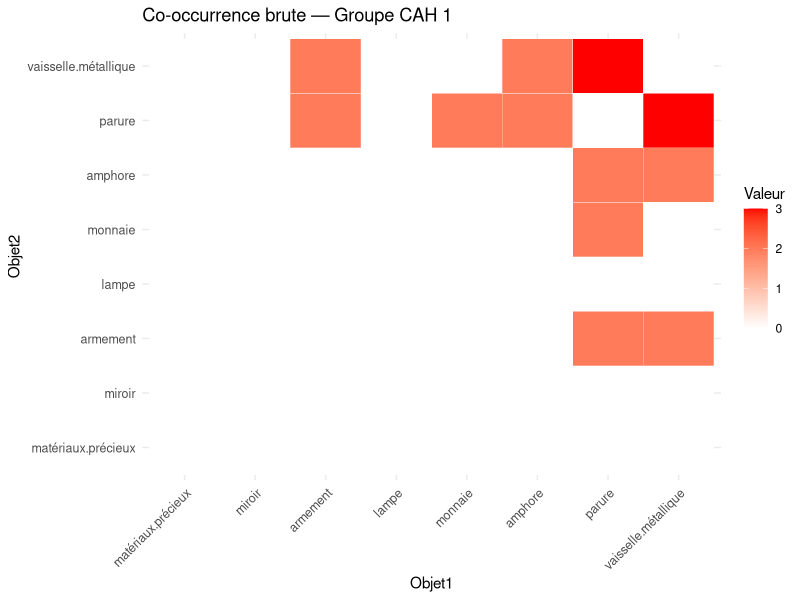
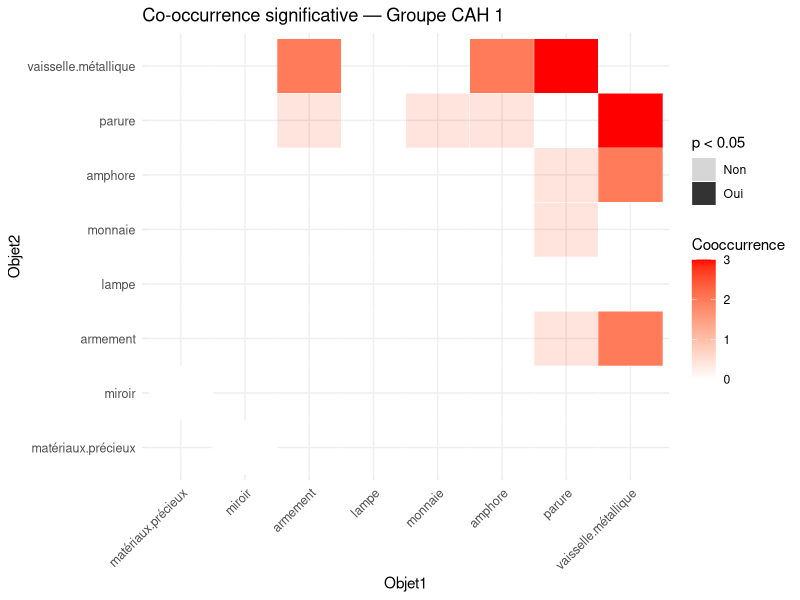
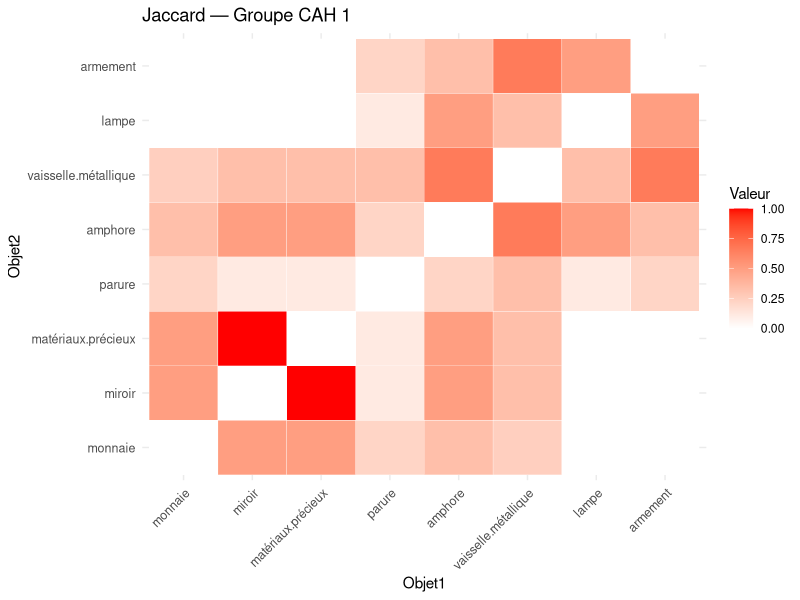
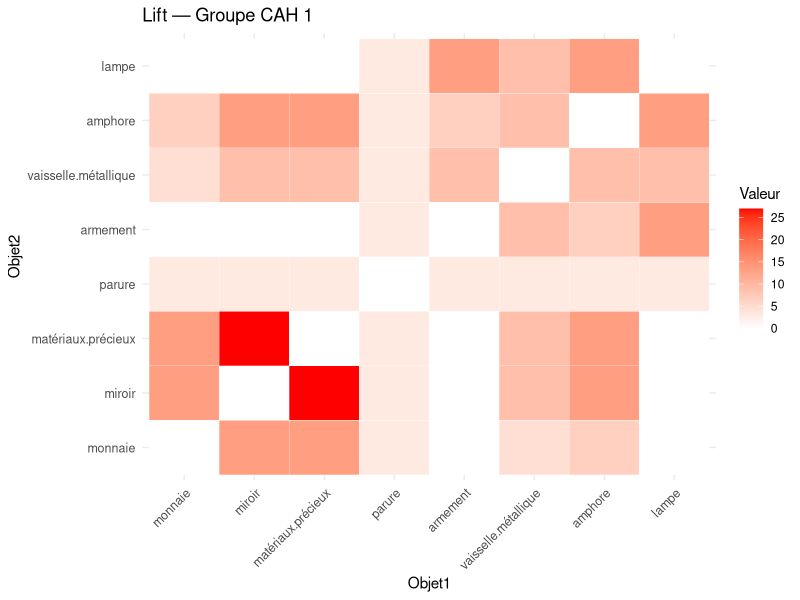
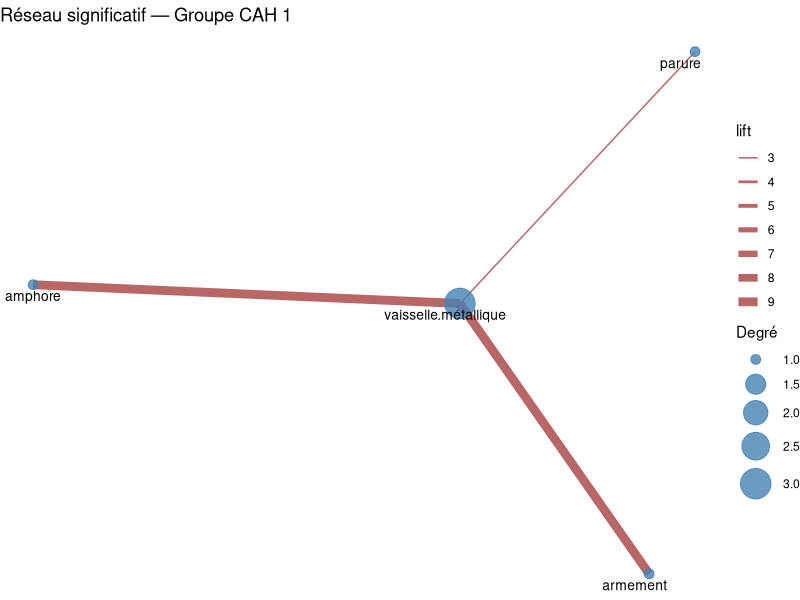
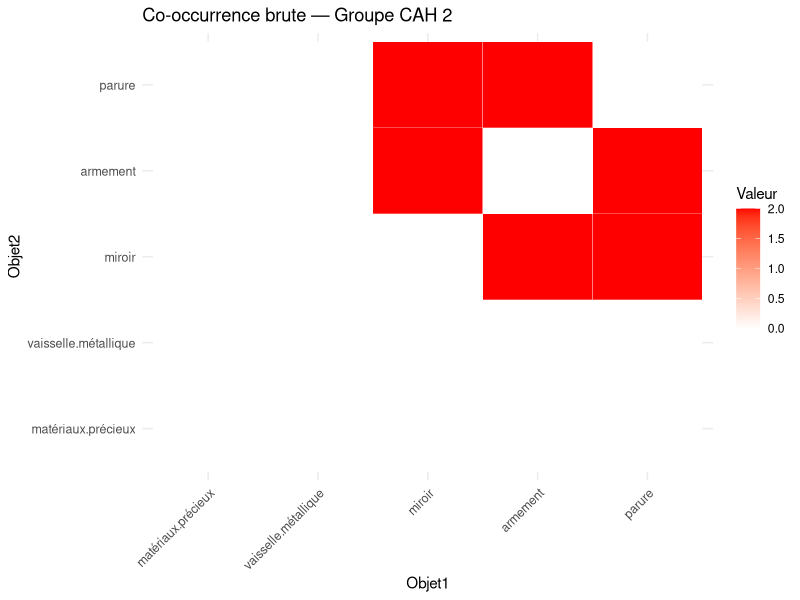
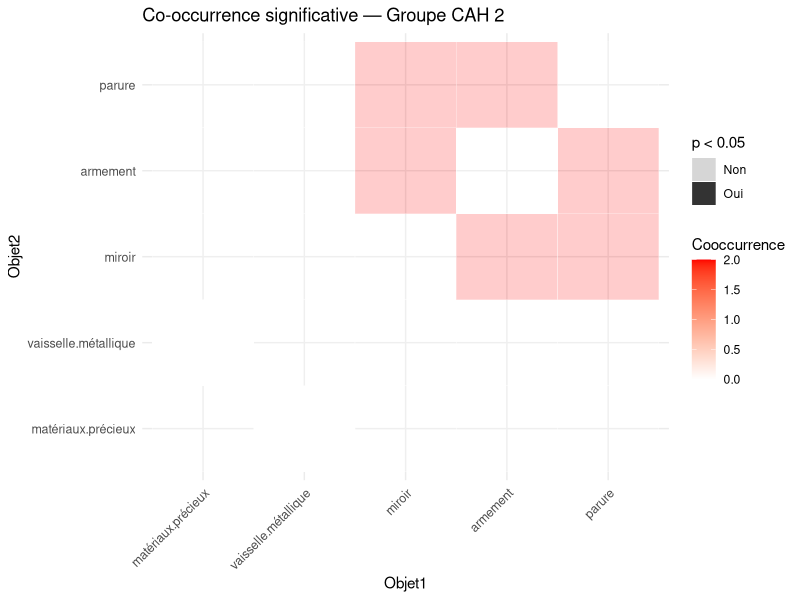
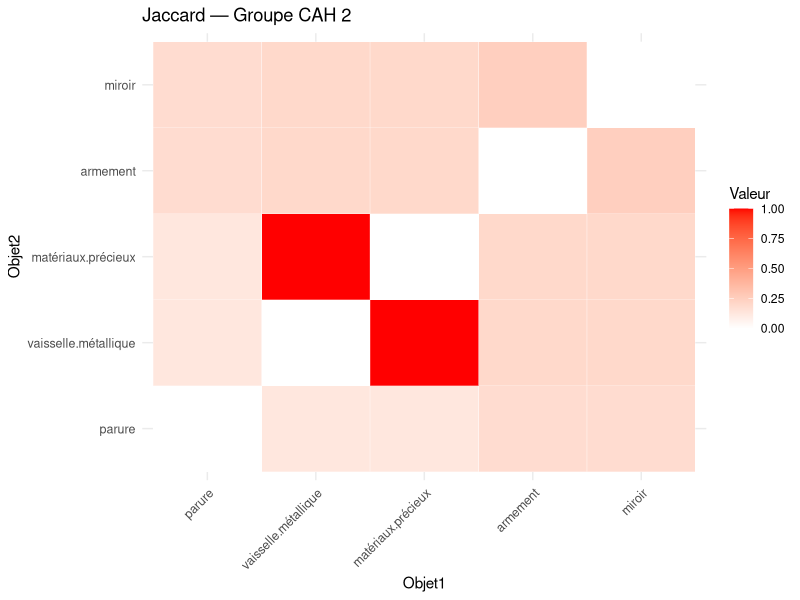

Write R code to recreate these figures, in order.
####
# Analyse des cooccurrences par groupe CAH — Gaule du nord
# Protocole : Cooccurrence + Jaccard + Lift + Fisher/Chi² + Réseau
#
# Contexte : "groupe_cah" désigne ici le groupe d'appartenance de chaque tombe
# issu d'une Classification Ascendante Hiérarchique menée en amont (dans un
# autre script), et utilisé comme proxy du statut social. Ce script analyse,
# au sein de chaque groupe CAH, quels marqueurs de statut (amphore, monnaie,
# armement, etc.) ont tendance à apparaître ensemble dans les mêmes tombes.
####

# ============================================================
# 0. CHARGEMENT DES PACKAGES
# ============================================================
library(dplyr)
library(tidyr)
library(igraph)
library(ggraph)
library(ggplot2)
library(reshape2)


# ============================================================
# 1. CHARGEMENT DES DONNÉES
# ============================================================

# IMPORTANT : avant d'exécuter ce script, définir le dossier de travail sur le
# sous-dossier de ce contexte (celui qui contient data/, scripts/ et
# resultats/). Dans RStudio : menu Session > Set Working Directory >
# Choose Directory... puis sélectionner ce dossier. Voir le README pour le détail.

# NB : contrairement aux scripts d'analyse de réseau par sexe/âge, ce script
# ne part pas des données générales du corpus (via source()) mais lit
# directement un tableau déjà préparé, contenant pour chaque tombe son groupe
# CAH et des indicateurs binaires de présence/absence de chaque marqueur de
# statut.
df <- read.csv2("data/cah_gaule_nord.csv",
                header = TRUE,
                encoding = "utf8",
                row.names = "ID")

# Liste des marqueurs de statut social étudiés (colonnes binaires 0/1 du
# tableau ci-dessus, une colonne par type d'objet)
vars_binaires <- c("amphore", "monnaie", "lampe", "armement",
                   "parure", "strigile", "instrument.de.toilette",
                   "miroir", "vaisselle.métallique",
                   "vaisselle.en.verre", "matériaux.précieux",
                   "char", "lit.funéraire", "instrument.écriture")

# Dossier de sortie
dir.create("resultats/cooccurrence_cah", showWarnings = FALSE, recursive = TRUE)


# ============================================================
# 2. FONCTIONS DE CALCUL DES INDICES DE COOCCURRENCE
# ============================================================
# Mêmes principes que dans les scripts d'analyse de réseau par sexe/âge (voir
# ces scripts pour le détail des explications), mais réécrits ici de façon
# plus compacte et appliqués directement à une matrice binaire déjà construite
# (pas de pivot_wider nécessaire, la matrice existe déjà sous cette forme).

# --- Cooccurrence brute ---
compute_cooc <- function(mat) {
  cooc <- t(mat) %*% mat
  diag(cooc) <- 0
  return(cooc)
}

# --- Indice de Jaccard ---
compute_jaccard <- function(mat) {
  n_objets <- ncol(mat)
  jaccard <- matrix(0, n_objets, n_objets)
  rownames(jaccard) <- colnames(jaccard) <- colnames(mat)
  
  for (i in 1:n_objets) {
    for (j in 1:n_objets) {
      if (i != j) {
        intersection <- sum(mat[,i] & mat[,j])
        union        <- sum(mat[,i] | mat[,j])
        jaccard[i,j] <- ifelse(union > 0, intersection / union, 0)
      }
    }
  }
  return(jaccard)
}

# --- Lift ---
compute_lift <- function(mat, cooc) {
  n <- nrow(mat)
  freq <- colSums(mat) / n
  n_objets <- ncol(mat)
  
  lift <- matrix(0, n_objets, n_objets)
  rownames(lift) <- colnames(lift) <- colnames(mat)
  
  for (i in 1:n_objets) {
    for (j in 1:n_objets) {
      if (i != j) {
        pxy  <- cooc[i,j] / n
        pxpy <- freq[i] * freq[j]
        lift[i,j] <- ifelse(pxpy > 0, pxy / pxpy, 0)
      }
    }
  }
  return(lift)
}

# --- Test statistique (Fisher ou Chi² selon les effectifs attendus) ---
compute_pvalue <- function(mat) {
  n_objets <- ncol(mat)
  pval <- matrix(1, n_objets, n_objets)
  rownames(pval) <- colnames(pval) <- colnames(mat)
  
  for (i in 1:(n_objets - 1)) {
    for (j in (i + 1):n_objets) {
      a <- sum(mat[,i] & mat[,j])
      b <- sum(mat[,i] & !mat[,j])
      c <- sum(!mat[,i] & mat[,j])
      d <- sum(!mat[,i] & !mat[,j])
      
      tab <- matrix(c(a, b, c, d), nrow = 2)
      expected <- suppressWarnings(chisq.test(tab)$expected)
      
      p <- tryCatch({
        if (any(expected < 5)) {
          fisher.test(tab)$p.value
        } else {
          chisq.test(tab, correct = TRUE)$p.value
        }
      }, error = function(e) 1)
      
      pval[i,j] <- pval[j,i] <- p
    }
  }
  return(pval)
}


# ============================================================
# 3. FONCTIONS DE VISUALISATION
# ============================================================

# --- Heatmap brute, réordonnée par classification hiérarchique ---
plot_heatmap <- function(mat, title = "Heatmap") {
  hc      <- hclust(as.dist(max(mat, na.rm = TRUE) - mat))
  mat_ord <- mat[hc$order, hc$order]
  df_plot <- as.data.frame(as.table(mat_ord))
  names(df_plot) <- c("Objet1", "Objet2", "Valeur")
  
  ggplot(df_plot, aes(x = Objet1, y = Objet2, fill = Valeur)) +
    geom_tile(color = "white") +
    scale_fill_gradient(low = "white", high = "red") +
    theme_minimal() +
    theme(axis.text.x = element_text(angle = 45, hjust = 1, size = 9),
          axis.text.y = element_text(size = 9)) +
    labs(title = title, fill = "Valeur")
}

# --- Heatmap avec transparence sur les paires non significatives ---
plot_heatmap_signif <- function(cooc_mat, pval_mat, alpha = 0.05,
                                title = "Cooccurrences significatives") {
  hc       <- hclust(as.dist(max(cooc_mat, na.rm = TRUE) - cooc_mat))
  cooc_ord <- cooc_mat[hc$order, hc$order]
  pval_ord <- pval_mat[hc$order, hc$order]
  
  df_cooc <- as.data.frame(as.table(cooc_ord))
  df_pval <- as.data.frame(as.table(pval_ord))
  names(df_cooc) <- c("Objet1", "Objet2", "Cooccurrence")
  names(df_pval) <- c("Objet1", "Objet2", "Pvalue")
  
  df_plot <- df_cooc %>%
    left_join(df_pval, by = c("Objet1", "Objet2")) %>%
    mutate(Significatif = ifelse(!is.na(Pvalue) & Pvalue < alpha, "Oui", "Non"))
  
  ggplot(df_plot, aes(x = Objet1, y = Objet2, fill = Cooccurrence, alpha = Significatif)) +
    geom_tile(color = "white") +
    scale_fill_gradient(low = "white", high = "red") +
    scale_alpha_manual(values = c("Non" = 0.2, "Oui" = 1)) +
    theme_minimal() +
    theme(axis.text.x = element_text(angle = 45, hjust = 1, size = 9),
          axis.text.y = element_text(size = 9)) +
    labs(title = title, fill = "Cooccurrence", alpha = paste("p <", alpha))
}

# --- Réseau des cooccurrences significatives ---
# Contrairement aux scripts sexe/âge, la construction des arêtes se fait ici
# par double boucle explicite plutôt que par filtrage d'un tableau complet —
# fonctionnellement équivalent, juste une autre façon d'écrire la même logique.
plot_reseau <- function(cooc_mat, lift_mat, pval_mat,
                        min_cooc = 2, alpha = 0.05, title = "Réseau") {
  edges <- data.frame()
  n     <- ncol(cooc_mat)
  
  for (i in 1:(n - 1)) {
    for (j in (i + 1):n) {
      if (cooc_mat[i,j] >= min_cooc &&
          !is.na(pval_mat[i,j]) &&
          pval_mat[i,j] < alpha) {
        edges <- rbind(edges, data.frame(
          from = rownames(cooc_mat)[i],
          to   = colnames(cooc_mat)[j],
          cooc = cooc_mat[i,j],
          lift = lift_mat[i,j],
          pval = pval_mat[i,j]
        ))
      }
    }
  }
  
  if (nrow(edges) == 0) {
    cat("Aucun lien significatif avec min_cooc =", min_cooc, "\n")
    return(NULL)
  }
  
  g <- graph_from_data_frame(edges, directed = FALSE)
  V(g)$degre       <- degree(g)
  V(g)$betweenness <- betweenness(g)
  V(g)$closeness   <- closeness(g)
  
  centralite <- data.frame(
    objet       = V(g)$name,
    degre       = V(g)$degre,
    betweenness = V(g)$betweenness,
    closeness   = V(g)$closeness
  ) %>% arrange(desc(degre))
  
  cat("\n--- Centralité du réseau ---\n")
  print(centralite)
  
  set.seed(123)
  p <- ggraph(g, layout = "fr") +
    geom_edge_link(aes(width = lift), alpha = 0.6, color = "darkred") +
    geom_node_point(aes(size = degre), color = "steelblue", alpha = 0.8) +
    geom_node_text(aes(label = name), repel = TRUE, size = 3.5) +
    scale_edge_width(range = c(0.5, 3)) +
    scale_size_continuous(range = c(3, 10)) +
    theme_void() +
    labs(title = title, size = "Degré")
  
  return(list(plot = p, centralite = centralite, edges = edges))
}


# ============================================================
# 4. FONCTION PRINCIPALE : ANALYSE D'UN GROUPE CAH
# ============================================================
analyser_groupe_cah <- function(df, groupe, min_cooc = 2, alpha = 0.05) {
  
  cat("\n============================\n")
  cat("Groupe CAH :", groupe, "\n")
  cat("============================\n")
  
  # --- 4.1 Filtrage sur le groupe et construction de la matrice binaire ---
  df_g <- df %>%
    filter(groupe_cah == groupe) %>%
    select(all_of(vars_binaires))
  
  mat <- as.matrix(df_g)
  mat <- (mat > 0) * 1  # Binarisation stricte (au cas où certaines valeurs seraient > 1)
  
  # Suppression des marqueurs jamais présents dans ce groupe (colonnes
  # constantes à 0), qui n'apporteraient rien à l'analyse et pourraient
  # perturber les calculs de cooccurrence/Jaccard
  cols_actives <- which(colSums(mat) > 0)
  mat <- mat[, cols_actives, drop = FALSE]
  
  n_tombes   <- nrow(mat)
  n_objets   <- ncol(mat)
  moy_objets <- mean(rowSums(mat))
  min_objets <- min(rowSums(mat))
  max_objets <- max(rowSums(mat))
  
  cat("Nombre de tombes    :", n_tombes, "\n")
  cat("Objets actifs       :", n_objets, "\n")
  cat("Objets moy/tombe    :", round(moy_objets, 2), "\n")
  cat("Min/Max par tombe   :", min_objets, "/", max_objets, "\n\n")
  
  if (n_objets < 2) {
    cat("Pas assez de marqueurs actifs pour l'analyse.\n")
    return(NULL)
  }
  
  # --- 4.2 Fréquence individuelle de chaque marqueur dans ce groupe ---
  freq_tab <- data.frame(
    objet    = colnames(mat),
    n_tombes = colSums(mat),
    freq_pct = round(100 * colSums(mat) / n_tombes, 1)
  ) %>% arrange(desc(n_tombes))
  
  cat("--- Fréquence des marqueurs ---\n")
  print(freq_tab)
  
  write.csv(freq_tab,
            paste0("resultats/cooccurrence_cah/frequences_groupe", groupe, ".csv"),
            row.names = FALSE)
  
  # --- 4.3 Calcul des indices de cooccurrence ---
  cooc    <- compute_cooc(mat)
  jaccard <- compute_jaccard(mat)
  lift    <- compute_lift(mat, cooc)
  pval    <- compute_pvalue(mat)
  
  # Seuil minimal de cooccurrence appliqué pour les visualisations/réseau
  cooc_filtre <- cooc
  cooc_filtre[cooc_filtre < min_cooc] <- 0
  
  # --- 4.4 Extraction des paires de marqueurs significatives ---
  idx <- which(pval < alpha, arr.ind = TRUE)
  idx <- idx[idx[,1] < idx[,2], , drop = FALSE]  # Matrice symétrique : ne garder qu'une occurrence par paire
  
  if (nrow(idx) > 0) {
    paires <- data.frame(
      objet1  = rownames(pval)[idx[,1]],
      objet2  = colnames(pval)[idx[,2]],
      cooc    = cooc[idx],
      jaccard = jaccard[idx],
      lift    = lift[idx],
      pval    = pval[idx]
    ) %>%
      filter(cooc >= min_cooc) %>%
      arrange(pval)
    
    cat("\n--- Paires significatives (p <", alpha, ", cooc >=", min_cooc, ") ---\n")
    print(paires)
    
    write.csv(paires,
              paste0("resultats/cooccurrence_cah/paires_significatives_groupe", groupe, ".csv"),
              row.names = FALSE)
  } else {
    cat("\nAucune paire significative.\n")
    paires <- data.frame()
  }
  
  # --- 4.5 Visualisations ---
  print(plot_heatmap(cooc_filtre,
                     paste("Co-occurrence brute — Groupe CAH", groupe)))
  
  print(plot_heatmap_signif(cooc_filtre, pval, alpha,
                            paste("Co-occurrence significative — Groupe CAH", groupe)))
  
  print(plot_heatmap(jaccard,
                     paste("Jaccard — Groupe CAH", groupe)))
  
  print(plot_heatmap(lift,
                     paste("Lift — Groupe CAH", groupe)))
  
  # --- 4.6 Réseau ---
  reseau <- plot_reseau(cooc_filtre, lift, pval, min_cooc, alpha,
                        paste("Réseau significatif — Groupe CAH", groupe))
  
  if (!is.null(reseau)) {
    print(reseau$plot)
    write.csv(reseau$centralite,
              paste0("resultats/cooccurrence_cah/centralite_groupe", groupe, ".csv"),
              row.names = FALSE)
    write.csv(reseau$edges,
              paste0("resultats/cooccurrence_cah/edges_groupe", groupe, ".csv"),
              row.names = FALSE)
  }
  
  # --- 4.7 Sauvegarde des matrices complètes ---
  write.csv(cooc,    paste0("resultats/cooccurrence_cah/matrice_cooc_groupe",    groupe, ".csv"))
  write.csv(jaccard, paste0("resultats/cooccurrence_cah/matrice_jaccard_groupe", groupe, ".csv"))
  write.csv(lift,    paste0("resultats/cooccurrence_cah/matrice_lift_groupe",    groupe, ".csv"))
  write.csv(pval,    paste0("resultats/cooccurrence_cah/matrice_pval_groupe",    groupe, ".csv"))
  
  return(list(
    n_tombes   = n_tombes,
    moy_objets = moy_objets,
    freq       = freq_tab,
    paires     = paires,
    cooc       = cooc,
    jaccard    = jaccard,
    lift       = lift,
    pval       = pval,
    reseau     = reseau
  ))
}


# ============================================================
# 5. EXÉCUTION SUR TOUS LES GROUPES CAH + TABLEAU DE SYNTHÈSE
# ============================================================
groupes    <- sort(unique(df$groupe_cah))
resultats  <- list()
synthese   <- data.frame()

for (g in groupes) {
  res <- analyser_groupe_cah(df, g, min_cooc = 2, alpha = 0.05)
  resultats[[paste0("groupe_", g)]] <- res
  
  if (!is.null(res)) {
    synthese <- rbind(synthese, data.frame(
      groupe              = g,
      n_tombes            = res$n_tombes,
      moy_objets_par_tombe = round(res$moy_objets, 2),
      n_paires_signif     = nrow(res$paires)
    ))
  }
}

cat("\n========== SYNTHÈSE GLOBALE ==========\n")
print(synthese)
write.csv(synthese,
          "resultats/cooccurrence_cah/synthese_globale.csv",
          row.names = FALSE)
